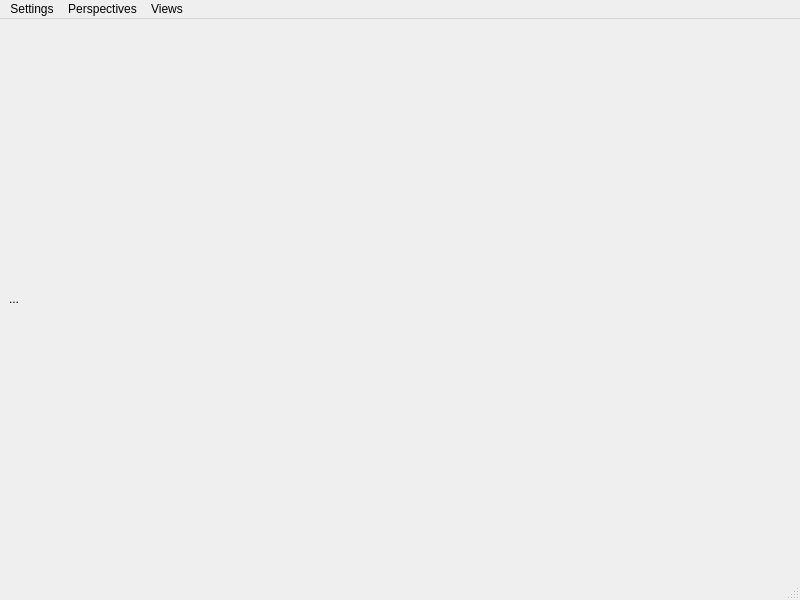
<?xml version="1.0" encoding="UTF-8"?>
<ui version="4.0">
 <class>DebugWindow</class>
 <widget class="QMainWindow" name="DebugWindow">
  <property name="geometry">
   <rect>
    <x>0</x>
    <y>0</y>
    <width>800</width>
    <height>600</height>
   </rect>
  </property>
  <property name="windowTitle">
   <string>MainWindow</string>
  </property>
  <widget class="QWidget" name="centralwidget">
   <layout class="QVBoxLayout" name="verticalLayout">
    <item>
     <widget class="QLabel" name="infoField">
      <property name="text">
       <string>...</string>
      </property>
     </widget>
    </item>
   </layout>
  </widget>
  <widget class="QMenuBar" name="menubar">
   <property name="geometry">
    <rect>
     <x>0</x>
     <y>0</y>
     <width>800</width>
     <height>25</height>
    </rect>
   </property>
   <widget class="QMenu" name="menuPerspective">
    <property name="title">
     <string>Perspectives</string>
    </property>
    <addaction name="actionSimulateur"/>
    <addaction name="actionOdom_trie"/>
    <addaction name="actionAsservissement"/>
   </widget>
   <widget class="QMenu" name="menuViews">
    <property name="title">
     <string>Views</string>
    </property>
    <addaction name="actionBluetooth"/>
    <addaction name="actionBluetooth_Interface"/>
    <addaction name="actionOdometrie"/>
   </widget>
   <widget class="QMenu" name="menuSettings">
    <property name="title">
     <string>Settings</string>
    </property>
    <addaction name="actionDisplay_route"/>
    <addaction name="actionDisplay_strategy"/>
    <addaction name="actionHide_table"/>
    <addaction name="actionReset_objects"/>
    <addaction name="actionRemove_objects"/>
    <addaction name="actionRemote_Mod"/>
   </widget>
   <addaction name="menuSettings"/>
   <addaction name="menuPerspective"/>
   <addaction name="menuViews"/>
  </widget>
  <widget class="QStatusBar" name="statusbar"/>
  <action name="actionSimulateur">
   <property name="text">
    <string>Simulateur</string>
   </property>
  </action>
  <action name="actionOdom_trie">
   <property name="text">
    <string>Odometrie</string>
   </property>
  </action>
  <action name="actionAsservissement">
   <property name="text">
    <string>Asservissement</string>
   </property>
  </action>
  <action name="actionDisplay_route">
   <property name="checkable">
    <bool>true</bool>
   </property>
   <property name="checked">
    <bool>false</bool>
   </property>
   <property name="text">
    <string>Display route</string>
   </property>
  </action>
  <action name="actionHide_table">
   <property name="checkable">
    <bool>true</bool>
   </property>
   <property name="text">
    <string>Hide table</string>
   </property>
  </action>
  <action name="actionReset_objects">
   <property name="text">
    <string>Reset objects</string>
   </property>
  </action>
  <action name="actionRemove_objects">
   <property name="text">
    <string>Remove objects</string>
   </property>
  </action>
  <action name="actionDisplay_strategy">
   <property name="checkable">
    <bool>true</bool>
   </property>
   <property name="checked">
    <bool>true</bool>
   </property>
   <property name="text">
    <string>Display strategy</string>
   </property>
  </action>
  <action name="actionRemote_Mod">
   <property name="checkable">
    <bool>true</bool>
   </property>
   <property name="text">
    <string>Remote Mod</string>
   </property>
  </action>
  <action name="actionBluetooth">
   <property name="checkable">
    <bool>true</bool>
   </property>
   <property name="text">
    <string>Bluetooth Scanner</string>
   </property>
  </action>
  <action name="actionBluetooth_Interface">
   <property name="checkable">
    <bool>true</bool>
   </property>
   <property name="text">
    <string>Bluetooth Interface</string>
   </property>
  </action>
  <action name="actionOdometrie">
   <property name="checkable">
    <bool>true</bool>
   </property>
   <property name="text">
    <string>Odometrie Window</string>
   </property>
  </action>
 </widget>
 <resources/>
 <connections/>
</ui>
